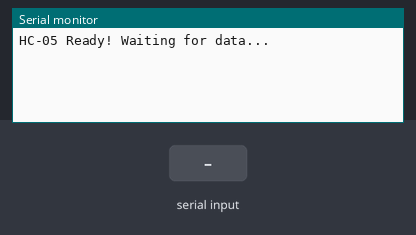
A sketch run on a simulated ESP32. On the bench: the last lines printed to the serial monitor. Inputs (shaded band) come from the test bench.

Above: at 1.2 s.
1.3 s: "1\n" received over the second serial link
At 1.9 s:
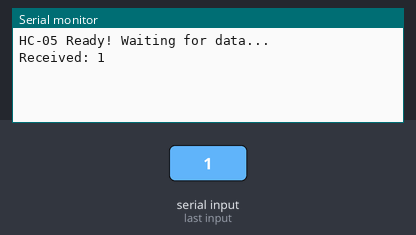
2.8 s: "0\n" received over the second serial link
At 4.0 s:
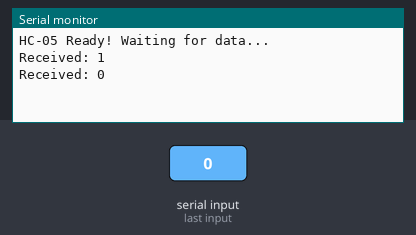
4.3 s: "2\n" received over the second serial link
At 5.4 s:
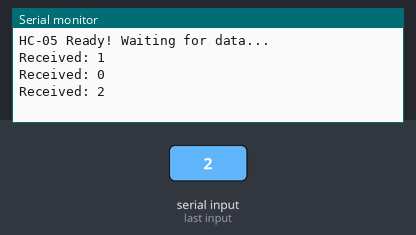

Measured:
- after the input at 1.3 s, the serial monitor: prints a new line at once (image 1)
- after the input at 2.8 s, the serial monitor: prints a new line at once (image 2)
- after the input at 4.3 s, the serial monitor: prints a new line at once (image 3)

The sketch:

HC05_bluetooth_read_signal.ino
```cpp
#define RXD2 17
#define TXD2 18

void setup() {
  Serial.begin(115200);
  Serial2.begin(9600, SERIAL_8N1, RXD2, TXD2);
  Serial.println("HC-05 Ready! Waiting for data...");
}

void loop() {
  if (Serial2.available()) {
    char received = Serial2.read();  // ✅ char not string
    if (received != '\r' && received != '\n') {
      Serial.print("Received: ");
      Serial.println(received);
    }
  }
}
```
